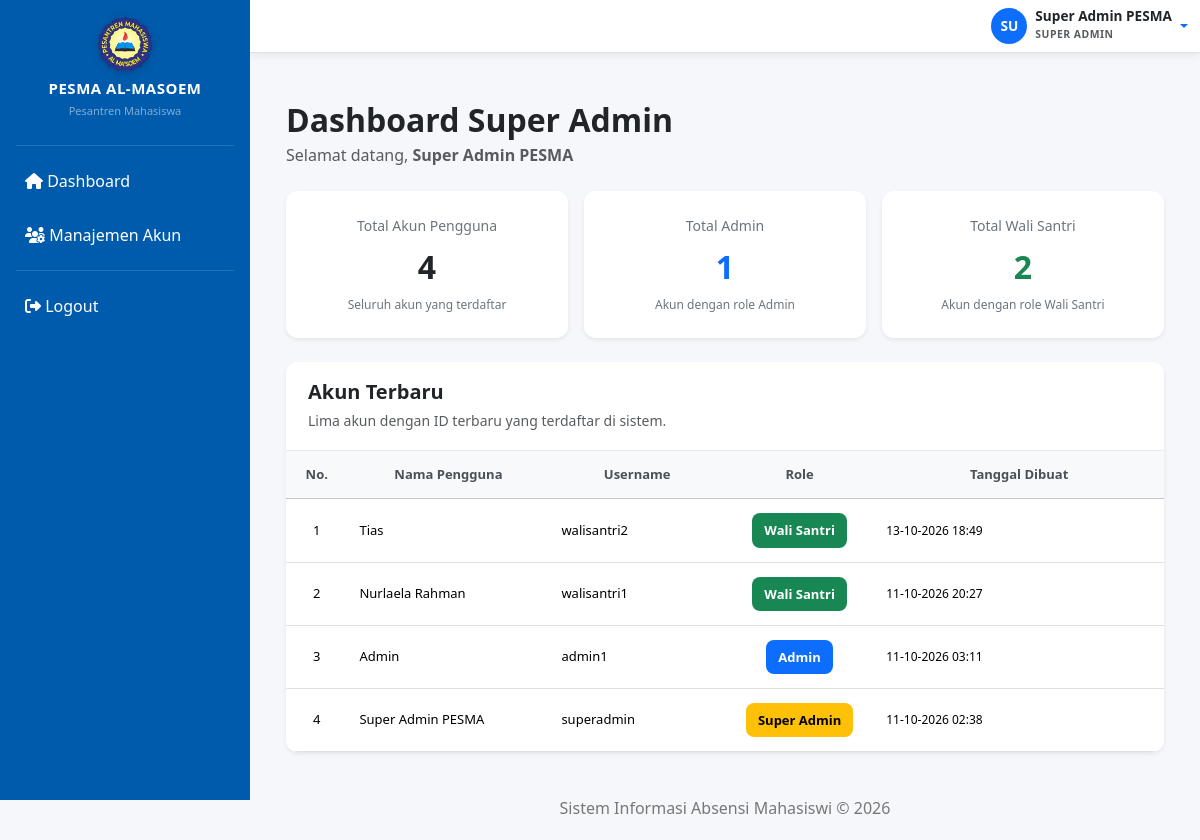
Screenshot of /absensi_PESMA/superadmin/dashboard.php (signed in) with the database file from the repository.
### tables this page shows
CREATE TABLE `users` (
  `id_user` int(11) NOT NULL,
  `kode_user` varchar(20) DEFAULT NULL,
  `nama` varchar(100) NOT NULL,
  `username` varchar(50) NOT NULL,
  `password` varchar(255) NOT NULL,
  `role` enum('Super Admin','Admin','Wali Santri') NOT NULL,
  `created_at` timestamp NOT NULL DEFAULT current_timestamp()
);

### Absensi_PESMA/superadmin/dashboard.php (the view, shortened to what this page needs)
<?php
include "../config/koneksi.php";
include "../includes/header.php";
include "../includes/sidebar_spradmin.php";
include "../includes/navbar.php";
$qUser = mysqli_query($conn, "
    SELECT COUNT(*) AS total
    FROM users
");
$totalUser = mysqli_fetch_assoc($qUser)['total'] ?? 0;
$qAdmin = mysqli_query($conn, "
    SELECT COUNT(*) AS total
    FROM users
    WHERE role = 'Admin'
");
$totalAdmin = mysqli_fetch_assoc($qAdmin)['total'] ?? 0;
$qWali = mysqli_query($conn, "
    SELECT COUNT(*) AS total
    FROM users
    WHERE role = 'Wali Santri'
");
$totalWali = mysqli_fetch_assoc($qWali)['total'] ?? 0;
$qAkunTerbaru = mysqli_query($conn, "
    SELECT nama, username, role, created_at
    FROM users
    ORDER BY id_user DESC
    LIMIT 5
");
?>
<div class="container-fluid dashboard-superadmin">
    <div class="mb-4">
        <h2 class="fw-bold text-dark mb-1">
            Dashboard Super Admin
        </h2>
        <p class="text-muted mb-0">
            Selamat datang,
            <strong>
                <?= htmlspecialchars($_SESSION['nama'] ?? 'Super Admin'); ?>
            </strong>
        </p>
    </div>
    <div class="row g-3 mb-4">
        <div class="col-lg-4 col-md-6 col-12">
            <div class="card stat-card shadow-sm h-100">
                <div class="card-body p-4 text-center">
                    <div class="stat-label">
                        Total Akun Pengguna
                    </div>
                    <div class="stat-number text-dark">
                        <?= (int) $totalUser; ?>
                    </div>
                    <div class="stat-description">
                        Seluruh akun yang terdaftar
                    </div>
                </div>
            </div>
        </div>
        <div class="col-lg-4 col-md-6 col-12">
            <div class="card stat-card shadow-sm h-100">
                <div class="card-body p-4 text-center">
                    <div class="stat-label">
                        Total Admin
                    </div>
                    <div class="stat-number text-primary">
                        <?= (int) $totalAdmin; ?>
                    </div>
                    <div class="stat-description">
                        Akun dengan role Admin
                    </div>
                </div>
            </div>
        </div>
        <div class="col-lg-4 col-md-6 col-12">
            <div class="card stat-card shadow-sm h-100">
                <div class="card-body p-4 text-center">
                    <div class="stat-label">
                        Total Wali Santri
                    </div>
                    <div class="stat-number" style="color: #198754;">
                        <?= (int) $totalWali; ?>
                    </div>
                    <div class="stat-description">
                        Akun dengan role Wali Santri
                    </div>
                </div>
            </div>
        </div>
    </div>
    <div class="card account-card shadow-sm">
        <div class="account-header">
            <h5 class="fw-bold mb-1">
                Akun Terbaru
            </h5>
            <small class="text-muted">
                Lima akun dengan ID terbaru yang terdaftar di sistem.
            </small>
        </div>
        <div class="card-body p-0">
            <div class="table-responsive">
                <table class="table table-hover account-table">
                    <colgroup>
                        <col style="width: 7%;">
                        <col style="width: 23%;">
                        <col style="width: 20%;">
                        <col style="width: 17%;">
                        <col style="width: 33%;">
                    </colgroup>
                    <thead class="table-light">
                        <tr>
                            <th class="col-no">No.</th>
                            <th class="col-nama">Nama Pengguna</th>
                            <th class="col-username">Username</th>
                            <th class="col-role">Role</th>
                            <th class="col-tanggal">Tanggal Dibuat</th>
                        </tr>
                    </thead>
                    <tbody>
                        <?php if ($qAkunTerbaru && mysqli_num_rows($qAkunTerbaru) > 0): ?>
                            <?php $no = 1; ?>
                            <?php while ($akun = mysqli_fetch_assoc($qAkunTerbaru)): ?>
                                <?php
                                $warnaRole = 'secondary';
                                if ($akun['role'] === 'Admin') {
                                    $warnaRole = 'primary';
                                } elseif ($akun['role'] === 'Wali Santri') {
                                    $warnaRole = 'success';
                                } elseif ($akun['role'] === 'Super Admin') {
                                    $warnaRole = 'warning';
                                }
                                ?>
                                <tr>
                                    <td class="col-no">
                                        <?= $no++; ?>
                                    </td>
                                    <td class="col-nama text-cell">
                                        <?= htmlspecialchars($akun['nama']); ?>
                                    </td>
                                    <td class="col-username text-cell">
                                        <?= htmlspecialchars($akun['username']); ?>
                                    </td>
                                    <td class="col-role">
                                        <span class="badge text-bg-<?= $warnaRole; ?>">
                                            <?= htmlspecialchars($akun['role']); ?>
                                        </span>
                                    </td>
                                    <td class="col-tanggal">
                                        <span class="date-cell d-inline-block">
                                            <?php
                                            if (!empty($akun['created_at'])) {
                                                echo date(
                                                    'd-m-Y H:i',
                                                    strtotime($akun['created_at'])
                                                );
                                            } else {
                                                echo '-';
                                            }
                                            ?>
                                        </span>
                                    </td>
                                </tr>
                            <?php endwhile; ?>
                        <?php endif; ?>
                    </tbody>
                </table>
            </div>
        </div>
    </div>
</div>
<?php
include "../includes/footer.php";
?>

### Absensi_PESMA/assets/css/style.css (style rules this page uses)
body { background: #f5f7fb; font-family: 'Segoe UI', sans-serif; color: #333; overflow-x: hidden; }
.card { border: none; border-radius: 15px; box-shadow: 0 4px 10px rgba(0,0,0,.08); transition: .3s; }
.card-body { padding: 25px; }
.table { margin-bottom: 0; }
.table thead { background: #005BAC; color: #fff; }
.table th { text-align: center; vertical-align: middle; }
.table td { vertical-align: middle; }
.badge { padding: 8px 12px; font-size: 13px; border-radius: 8px; }

### Absensi_PESMA/superadmin/dashboard.php (style rules this page uses)
.dashboard-superadmin { padding: 24px; }
.dashboard-superadmin .stat-card { border: none; border-radius: 12px; transition: transform .2s ease, box-shadow .2s ease; }
.dashboard-superadmin .stat-label { color: #6c757d; font-size: 14px; margin-bottom: 10px; }
.dashboard-superadmin .stat-number { font-size: 32px; font-weight: 700; line-height: 1.3; margin-bottom: 8px; }
.dashboard-superadmin .stat-description { color: #6c757d; font-size: 12px; }
.dashboard-superadmin .account-card { border: none; border-radius: 12px; overflow: hidden; }
.dashboard-superadmin .account-header { padding: 18px 22px; background: #fff; border-bottom: 1px solid #e9ecef; }
.dashboard-superadmin .account-table { width: 100%; table-layout: fixed; margin-bottom: 0; }
.dashboard-superadmin .account-table th, .dashboard-superadmin .account-table td { vertical-align: middle; padding: 14px 12px; font-size: 13px; }
.dashboard-superadmin .account-table th { font-weight: 600; color: #495057; white-space: normal; }
.dashboard-superadmin .account-table .col-no { width: 7%; text-align: center; }
.dashboard-superadmin .account-table .col-nama { width: 23%; }
.dashboard-superadmin .account-table .col-username { width: 20%; }
.dashboard-superadmin .account-table .col-role { width: 17%; text-align: center; }
.dashboard-superadmin .account-table .col-tanggal { width: 33%; }
.dashboard-superadmin .account-table .text-cell { overflow-wrap: anywhere; word-break: normal; }
.dashboard-superadmin .account-table .date-cell { white-space: nowrap; font-size: 12px; }
.dashboard-superadmin .account-table .badge { white-space: normal; line-height: 1.4; }

### rows the page displays
users: nama "Tias", username "walisantri2", role "Wali Santri", created_at "13-10-2026 18:49"
users: nama "Nurlaela Rahman", username "walisantri1", role "Wali Santri", created_at "11-10-2026 20:27"
users: nama "Admin", username "admin1", role "Admin", created_at "11-10-2026 03:11"
users: nama "Super Admin PESMA", username "superadmin", role "Super Admin", created_at "11-10-2026 02:38"

### other values shown
$inisial "SU"
$nama_user "Super Admin PESMA"
$_SESSION['role'] "SUPER ADMIN"
$_SESSION['nama'] "Super Admin PESMA"
$totalUser "4"
$totalAdmin "1"
$totalWali "2"
